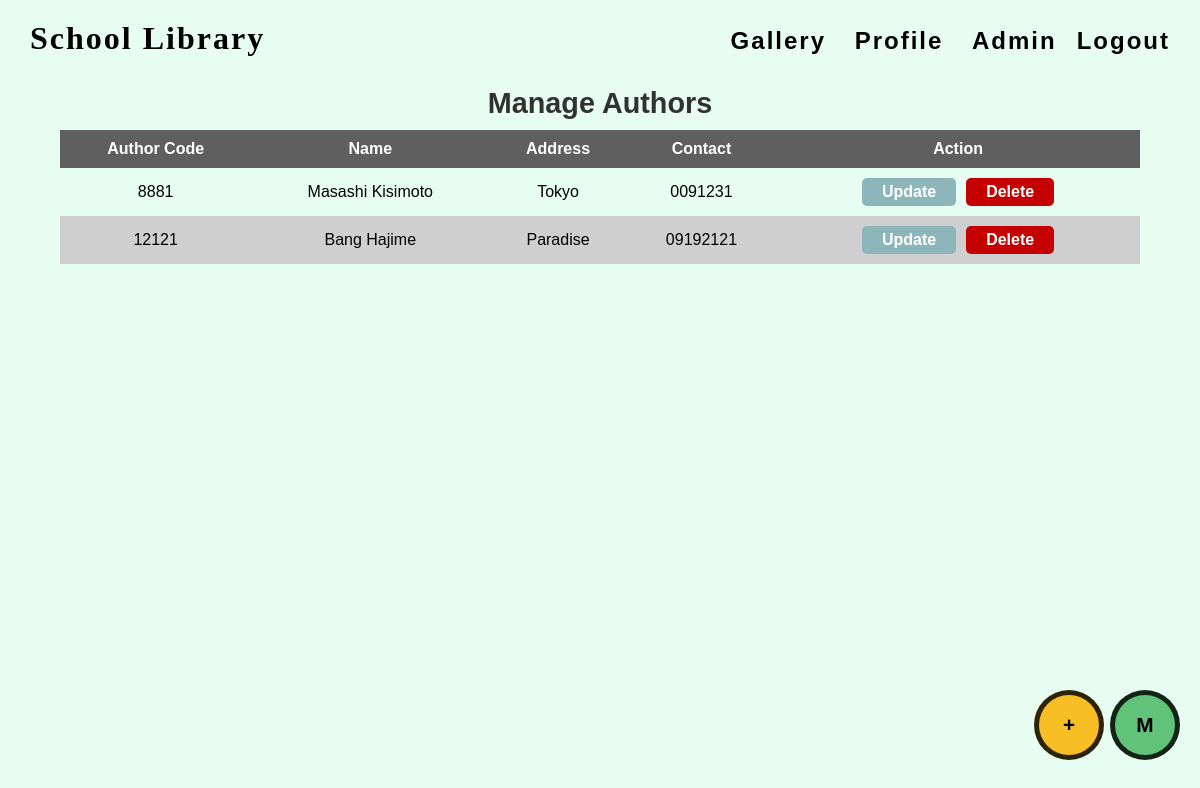
Page /manage_penulis.php (signed in) on the committed database.
### tables this page shows
CREATE TABLE `penulis` (
  `kode` char(6) NOT NULL,
  `nama` varchar(50) NOT NULL,
  `alamat` varchar(50) NOT NULL,
  `telp` varchar(15) NOT NULL
);

### manage_penulis.php (the view, shortened to what this page needs)
<?php
  $check = check_login();
  if ($check) {
    include_once("./action/connection.php");
    $result = mysqli_query($mysqli, "SELECT * FROM penulis ORDER BY nama DESC");
  }
?>
<!DOCTYPE html>
<html lang="en">
  <head>
    <link rel="stylesheet" href="/web-perpus/style/style.css?v=1" />
    <link rel="stylesheet" href="/web-perpus/style/admin.css?v=1" />
    <link rel="stylesheet" href="/web-perpus/style/manage_buku.css?v=100">
  </head>
  <body>
    <nav>
      <section class="logo">
        <a href="/web-perpus/index.php">School Library</a>
      </section>
      <section class="nav-right">
        <a href="/web-perpus/gallery.php">gallery</a>
        <a href="/web-perpus/index.php#profile">profile</a>
        <?php
          if ($_SESSION['username']) {
            echo '<a href="/web-perpus/pinjam.php">admin</a>';
            echo '<a href="/web-perpus/logout.php">Logout</a>';
          }
        ?>
      </section>
    </nav>
    <h1 class="title">Manage Authors</h1>
    <div class="table-container">
        <table>
            <thead>
                <tr>
                    <th>author code</th>
                    <th>name</th>
                    <th>address</th>
                    <th>contact</th>
                    <th>action</th>
                </tr>
            </thead>
            <tbody>
              <?php
                while ($penulis = mysqli_fetch_array($result)) {
                  $kode = $penulis['kode'];
                  $nama = $penulis['nama'];
                  $alamat = $penulis['alamat'];
                  $telp = $penulis['telp'];
                  echo '<tr>';
                      echo '<td>'.$kode.'</td>';
                      echo '<td>'.$nama.'</td>';
                      echo '<td>'.$alamat.'</td>';
                      echo '<td>'.$telp.'</td>';
                      echo '<td>';
                          echo '<button class="update" data-id="1" onclick="openSezamUpdate(`update`, `'.$kode.', '.$nama.', '.$alamat.', '.$telp.'`)">update</button>';
                          echo '<button class="delete" data-id="1" onclick="openSezamDelete(`'.$kode.'`)">delete</button>';
                      echo '</td>';
                  echo '</tr>';
                }
              ?>
            </tbody>
        </table>
    </div>
    <section class="button-nav">M</section>
    <section class="button-add" onclick="openSezamUpdate('add', null)">+</section>
  </body>
</html>

### style/style.css (style rules this page uses)
* { margin: 0; padding: 0; box-sizing: border-box; font-family: sans-serif; text-decoration: none; color: black; scroll-behavior: smooth; }
body { background-color: rgba(211, 253, 230, 0.514); }
h1.title { font-size: 1.8rem; color: rgb(49, 49, 49); padding: 10px; text-align: center; text-transform: capitalize; }
nav { display: flex; justify-content: flex-start; padding: 20px; align-items: baseline; }
.logo, .nav { margin: 0 10px; font-size: larger; font-weight: bold; letter-spacing: 2px; }
.logo > a { font-size: 2rem; font-family: Ubuntu; }
nav > .nav-right { font-size: 1.5rem; margin-left: auto; text-transform: capitalize; letter-spacing: 2px; }
nav > .nav-right > a { padding: 10px; font-weight: 600; }
a, .gallery .img > img { transition: 250ms ease-in-out; }

### style/admin.css (style rules this page uses)
.button-nav { display: grid; place-content: center; font-weight: 700; font-size: 1.3rem; width: 70px; height: 70px; border-radius: 50%; background-color: rgb(97, 194, 121); position: fixed; bottom: 0; right: 0; margin: 0 20px 40px 0; cursor: pointer; transition: 250ms ease-in-out; border: 5px solid rgba(0, 0, 0, 0.815); }

### style/manage_buku.css (style rules this page uses)
.table-container { margin-bottom: 20px; }
.table-container > table { width: 90vw; margin: 0 auto; }
th, td { text-align: center; padding: 10px; text-transform: capitalize; }
table { border-collapse:collapse }
thead { background-color: rgb(95, 95, 95); }
th { color: white; }
tr:nth-child(even) { background-color: rgb(207, 207, 207); }
.update, .delete { padding: 5px 20px; border: none; outline: none; font-size: 1rem; border-radius: 5px; transition: 450ms all; font-weight: 600; text-transform: capitalize; cursor: pointer; margin: 0 5px; }
.update { color: white; background-color: rgb(140, 182, 185); }
.delete { color: white; background-color: rgb(196, 0, 0); }
.button-add { display: grid; place-content: center; font-weight: 700; font-size: 1.3rem; width: 70px; height: 70px; border-radius: 50%; background-color: rgb(247, 191, 37); margin: 0 6rem 40px 0; cursor: pointer; transition: 250ms ease-in-out; border: 5px solid rgba(0, 0, 0, 0.815); position: fixed; bottom: 0; right: 0; }

### rows in the picture
penulis: kode "8881", nama "Masashi Kisimoto", alamat "Tokyo", telp "0091231"
penulis: kode "12121", nama "Bang Hajime", alamat "Paradise", telp "09192121"
